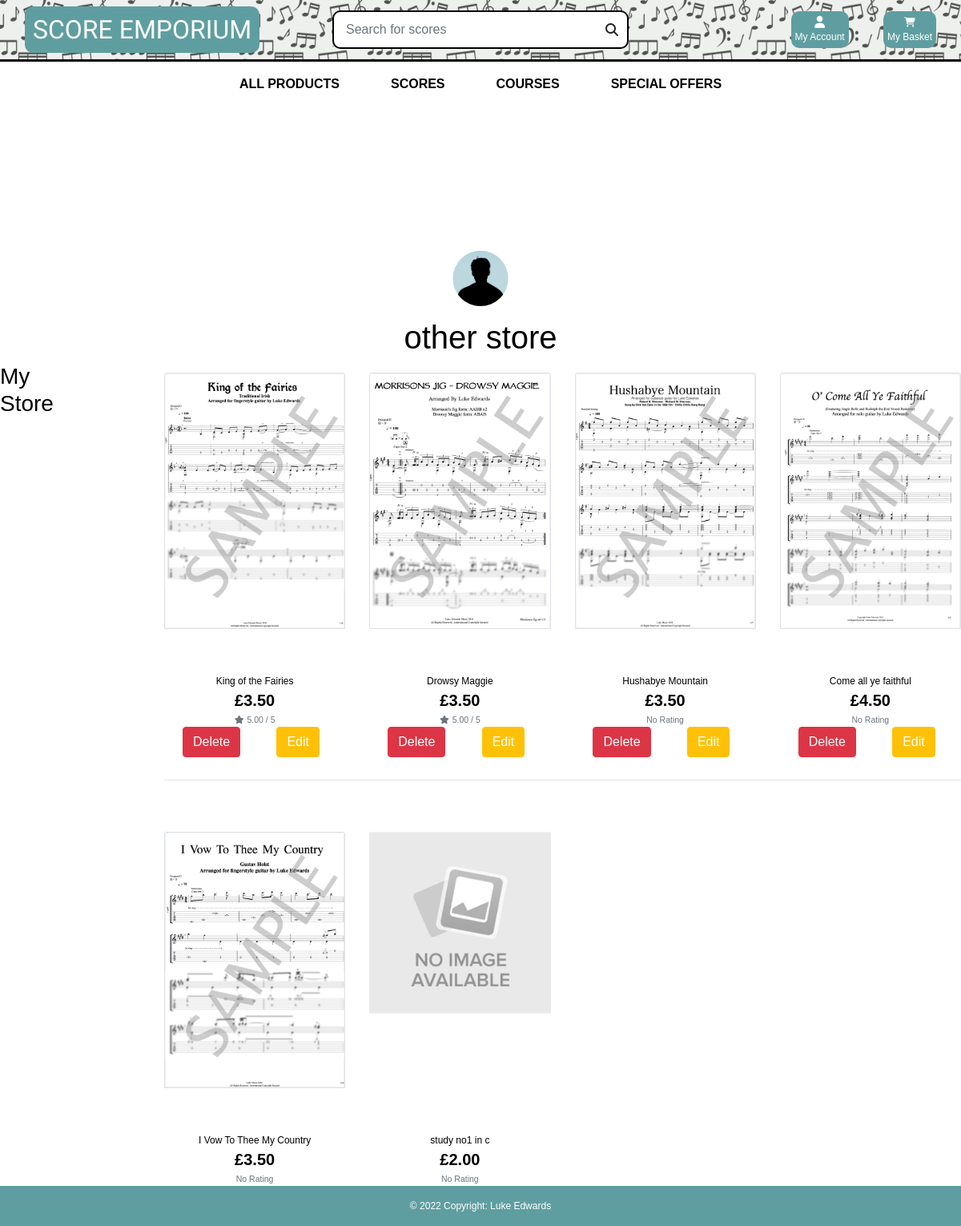
Page /profile/storefront/luketedwards/ on the committed database.
### products/models.py (models this page shows, shortened)
class Product(models.Model):
    genre = models.ForeignKey('Genre', null=True, blank=True, on_delete=models.SET_NULL)
    difficulty = models.ForeignKey('Difficulty', null=True, blank=True, on_delete=models.SET_NULL)
    sku = models.CharField(max_length=254, null=True, blank=True)
    name = models.CharField(max_length=254)
    description = models.TextField()
    price = models.DecimalField(max_digits=6, decimal_places=2)
    rating = models.DecimalField(max_digits=6, decimal_places=2, null=True, blank=True)
    image_url = models.URLField(max_length=1024, null=True, blank=True)
    image = models.ImageField(null=True, blank=True,)
    vendor = models.CharField(max_length=254, null=True)
    PDF = models.FileField(null=True,)
    Guitar_Pro_Unlocked = models.FileField(null=True,)
    Guitar_Pro_Locked = models.FileField(null=True,)
    video = models.URLField(max_length=1024, null=True, blank=True)

### user_profile/views.py (the view)
# urls.py: path('storefront/<str:username>/', views.other_store, name='storefront_other'),
def other_store(request, username):
    products = Product.objects.all()
    username= username
    queries = Q(vendor__iexact=username)
    products = products.filter(queries)
    product_number = products.count()
    context = {
        'products': products,
        'username': username,
        'product_number': product_number
    }
    if username == request.user.username:
        return render(request, 'user_profile/my_storefront.html', context)
    else:
        return render(request, 'user_profile/other_storefront.html', context)

### cart/contexts.py (called while the page is built, shortened)
def cart_contents(request):
    cart_items = []
    total = 0
    product_count = 0
    cart = request.session.get('cart', {})
    total = total
    context = {
        'cart_items': cart_items,
        'total': total,
        'product_count': product_count,
    }
    return context

### user_profile/templates/user_profile/other_storefront.html (shortened to what this page needs)
{% extends "base.html" %}
{% load static %}
{% block page_header %}
<div class="container header-container">
</div>
{% endblock %}
{% block content %}
<div class=" text-black">
  <div class="row text-center">
    <div class="col center">
      <img id="user-profile-pic" src="{% static 'media/profile_photos/default-pp-min.png'%}" alt="" class=" prepend">
      <h1>other store</h1>
    </div>
  </div>
  <div class="row">
    <div class="col">
      <h3>My Store</h3>
    </div>
    <div class=" col-10 offset-1">
      <div class="row">
        {% for product in products %}
        <div class="col-sm-6 col-md-6 col-lg-4 col-xl-3">
          <div class="card h-100 border-0">
            {% if product.image %}
            <a href="{% url 'product_detail' product.id %}">
                <img class="card-img-top img-fluid border" src="/media/{{product.image}}"
                    alt="{{ product.name }}">
            </a>
            {% else %}
            <a href="{% url 'product_detail' product.id %}">
                <img class="card-img-top img-fluid" src="/media/No_Image_Available.jpg"
                    alt="{{ product.name }}">
            </a>
            {% endif %}
            <div class="card-body pb-0">
            </div>
            <div class="card-footer bg-white pt-0 border-0 text-center">
                <div class="row">
                    <div class="card-body pb-0">
                        <p class="mb-0">{{ product.name }}</p>
                    </div>
                </div>
                <div class="row">
                    <div class="col">
                        <p class="lead mb-0 text-center font-weight-bold">£{{ product.price }}</p>
                        {% if product.rating %}
                        <small class="text-muted"><i class="fas fa-star mr-1"></i>{{ product.rating }} /
                            5</small>
                        {% else %}
                        <small class="text-muted">No Rating</small>
                        {% endif %}
                    </div>
                </div>
                <div class="row g-0">
                    <div class="col d-block p-0 ">
                        <a href="#" data-toggle="modal" data-target="#exampleModal"
                            class="btn btn-danger">Delete</a>
                    </div>
                    <div class="col p-0 ">
                        <a href="{% url 'edit_product' product.id%}"
                            class="btn btn-warning text-white">Edit</a>
                    </div>
                </div>
            </div>
        </div>
        </div>
        {% if forloop.counter|divisibleby:4 %}
        <div class="col-12 d-none d-xl-block mb-5">
          <hr>
        </div>
        {% endif %}
        {% endfor %}
      </div>
    </div>
  </div>
</div>
{% endblock %}

### templates/base.html (shortened to what this page needs)
{% load static %}
<!doctype html>
<html lang="en">
  <head>
    {% block corecss %}
    <link rel="stylesheet" href="https://cdn.jsdelivr.net/npm/bootstrap@4.6.1/dist/css/bootstrap.min.css">
    <link rel="stylesheet" href="{% static 'css/base.css' %}">
    <link href="http://maxcdn.bootstrapcdn.com/font-awesome/4.1.0/css/font-awesome.min.css" rel="stylesheet">
    <link rel="stylesheet" href="https://cdnjs.cloudflare.com/ajax/libs/font-awesome/6.1.1/css/all.min.css"
 />
    {% endblock %}
    {% block extra_css %}
    <link rel="stylesheet" href="{% static 'css/scores.css'%}">
    {% endblock %}
  </head>
  <body>
    <header id="nav-container" class="container-fluid">
        <div style="border-bottom: solid;" class="row">
            <div class="col-12 col-lg-4 my-auto py-1 py-lg-0 text-center text-lg-left">
                <a href="{% url 'home' %}" class="nav-link main-logo-link">
                    <h2 id="logo" class="logo-font text-black my-0">Score Emporium</h2>
                </a>
            </div>
            <div class="col-12 col-lg-4 my-auto py-1 py-lg-0">
                <form id="main-search" method="GET" action="{% url 'products' %}">
                    <div class="input-group w-100">
                        <input id="search-box"  class="form-control  rounded-0" type="text" name="q" placeholder="Search for scores">
                        <div id="search-btn-div">
                        <button id="search-btn" class="form-control btn " type="submit">
                            <span class="icon">
                                <i class="fas fa-search"></i>
                            </span>
                        </button>
                        </div>
                    </div>
                </form>
            </div>
            <div class="col-12 col-lg-4 my-auto py-1 py-lg-0">
                <ul class="list-inline list-unstyled text-center text-lg-right my-0">
                    <li class="list-inline-item dropdown">
                        <a class=" nav-link" href="#" id="user-options" data-toggle="dropdown" aria-haspopup="true" aria-expanded="false">
                            <div id="account-button" class="text-center">
                                <div></div>
                                <p class="my-0">My Account</p>
                            </div>
                        </a>
                    </li>
                    <li class="list-inline-item">
                        <a class="{% if grand_total %}text-info font-weight-bold{% else %}text-black{% endif %} nav-link" href="{% url 'view_cart'%}">
                            <div id="cart-button" class="text-center">
                                <div><i class="fa-solid fa-cart-shopping"></i></div>
                                <p class="my-0">My Basket</p>
                            </div>
                        </a>
                    </li>
                </ul>
            </div>
        </div>
        <div class="row bg-white">
            <nav class="navbar navbar-expand-lg navbar-light w-100">
                {% include 'includes/main-nav.html' %}
            </nav>
        </div>
    </header>
    {% block page_header %}
    {% endblock %}
    {% block content %}
    {% endblock %}
    <footer id="footer" class=" text-center text-lg-start">
        <div class="text-center p-3">
          © 2022 Copyright: Luke Edwards
        </div>
      </footer>
  </body>
</html>

### templates/includes/main-nav.html (shortened to what this page needs)
<div class="collapse navbar-collapse" id="main-nav">
    <ul class="navbar-nav w-auto mx-auto">
        <li class="nav-item dropdown">
            <a class="logo-font font-weight-bold nav-link text-black mr-5" href="{% url 'products'%}" id="all-products-link"  aria-haspopup="true" aria-expanded="false">
                All Products
            </a>
        </li>
        <li class="nav-item dropdown">
            <a class="logo-font font-weight-bold nav-link text-black mr-5" href="#" id="clothing-link" data-toggle="dropdown" aria-haspopup="true" aria-expanded="false">
                Scores
            </a>
        </li>
        <li class="nav-item dropdown">
            <a class="logo-font font-weight-bold nav-link text-black mr-5" href="#" id="homeware-link" data-toggle="dropdown" aria-haspopup="true" aria-expanded="false">
                Courses
            </a>
        </li>
        <li class="nav-item dropdown">
            <a class="logo-font font-weight-bold nav-link text-black" href="#" id="specials-link" data-toggle="dropdown" aria-haspopup="true" aria-expanded="false">
                Special Offers
            </a>
        </li>
    </ul>
</div>

### static/css/base.css (style rules this page uses)
html { height: 100%; }
body { height: 100%; min-height: 100%; margin: 0; padding-bottom: 30px; }
#nav-container { background-image: url(/static/media_1/sheet-music-pattern.jpg); background-repeat: repeat; background-size: 160px; box-shadow:inset 0 0 0 2000px rgba(210, 215, 211, 0.38); }
#user-profile-pic { clip-path: circle() !important; height: 100px !important; display: inline; }
#account-button { background-color: cadetblue; color: white; padding: 5px; border-radius: 10px; }
#cart-button { background-color: cadetblue; color: white; padding: 5px; border-radius: 10px; }
#main-nav a { font-size: 1rem; }
#main-search { border-radius: 10px !important; border: 2px solid black; padding: 3px; background-color: white; }
#logo { font-family: 'Arima', cursive; background-color: cadetblue; border-radius: 10px; color: white !important; padding: 10px; }
body { background-size: cover; height: calc(100vh - 164px); color: black !important; font-family: 'Helvetica'; }
#search-btn { padding: 0; border-top-right-radius: 10px; border-bottom-right-radius: 10px; }
#search-btn-div { width: 3rem; }
.icon { align-items: center; display: inline-flex; height: 1.5rem; width: 1.5rem; border: none; float: right; border-top-right-radius: 10px; border-bottom-right-radius: 10px; }
#search-box { border: none; }
.logo-font { text-transform: uppercase; }
.main-logo-link { width: fit-content; }
#footer { background-color: cadetblue !important; color: white; bottom: 0; width: 100%; position: fixed; bottom: 0; }
.text-black { color: #000 !important; }
@media (min-width: 1200px) { .container { max-width: 80%; } }
@media (min-width: 992px) { .header-container { padding-top: 164px; } }

### static/css/scores.css (style rules this page uses)
body { font-family: Arial, Helvetica, sans-serif; font-size: 12px; }

### rows in the picture
Product: image (picture), name "King of the Fairies", price "3.50", rating "5.00"
Product: image (picture), name "Drowsy Maggie", price "3.50", rating "5.00"
Product: image (picture), name "Hushabye Mountain", price "3.50", shows "No Rating"
Product: image (picture), name "Come all ye faithful", price "4.50", shows "No Rating"
Product: image (picture), name "I Vow To Thee My Country", price "3.50", shows "No Rating"
Product: name "study no1 in c", price "2.00", shows "No Rating"
